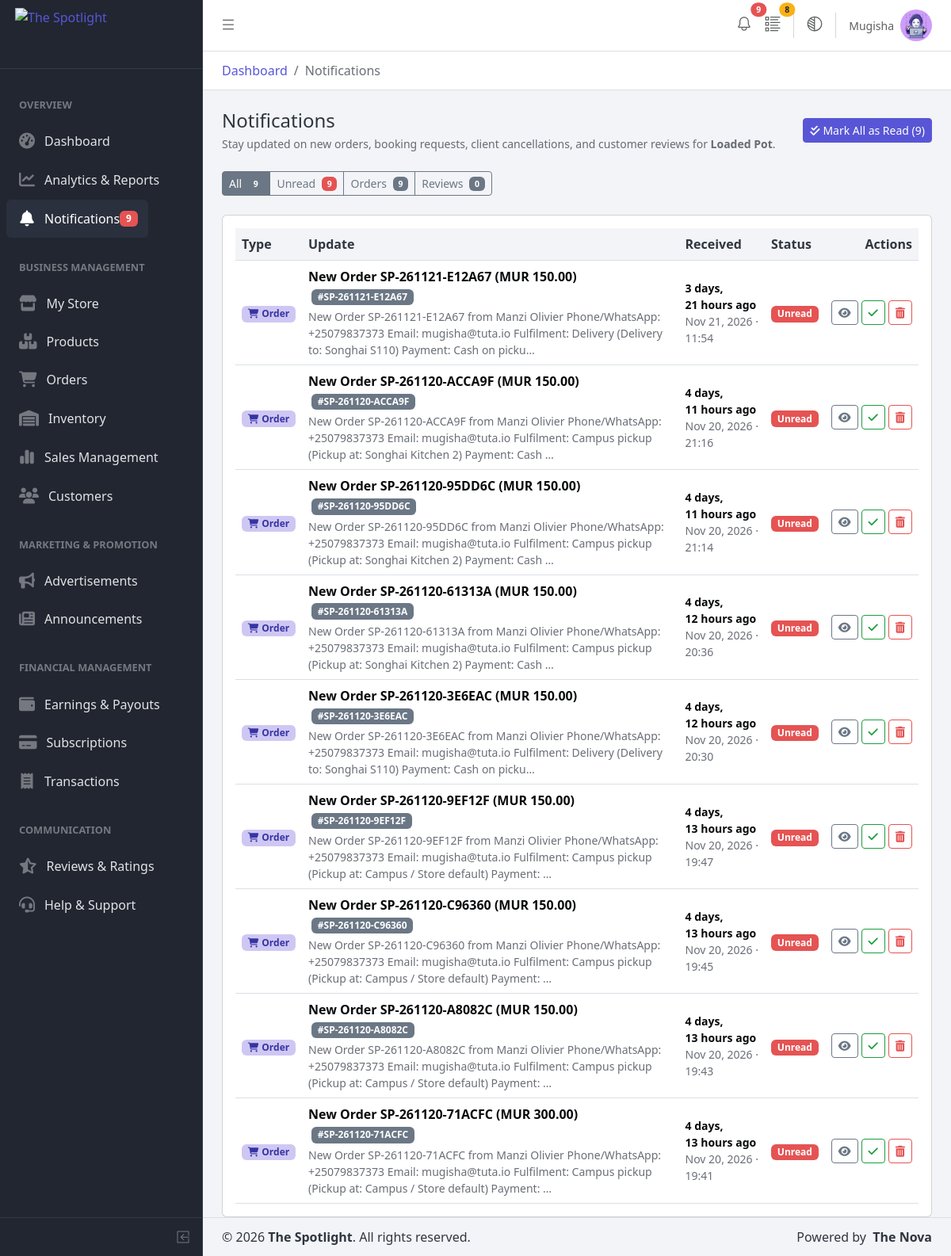
/shopkeeper/notifications/ (signed in), run on an earlier commit of the app's database.
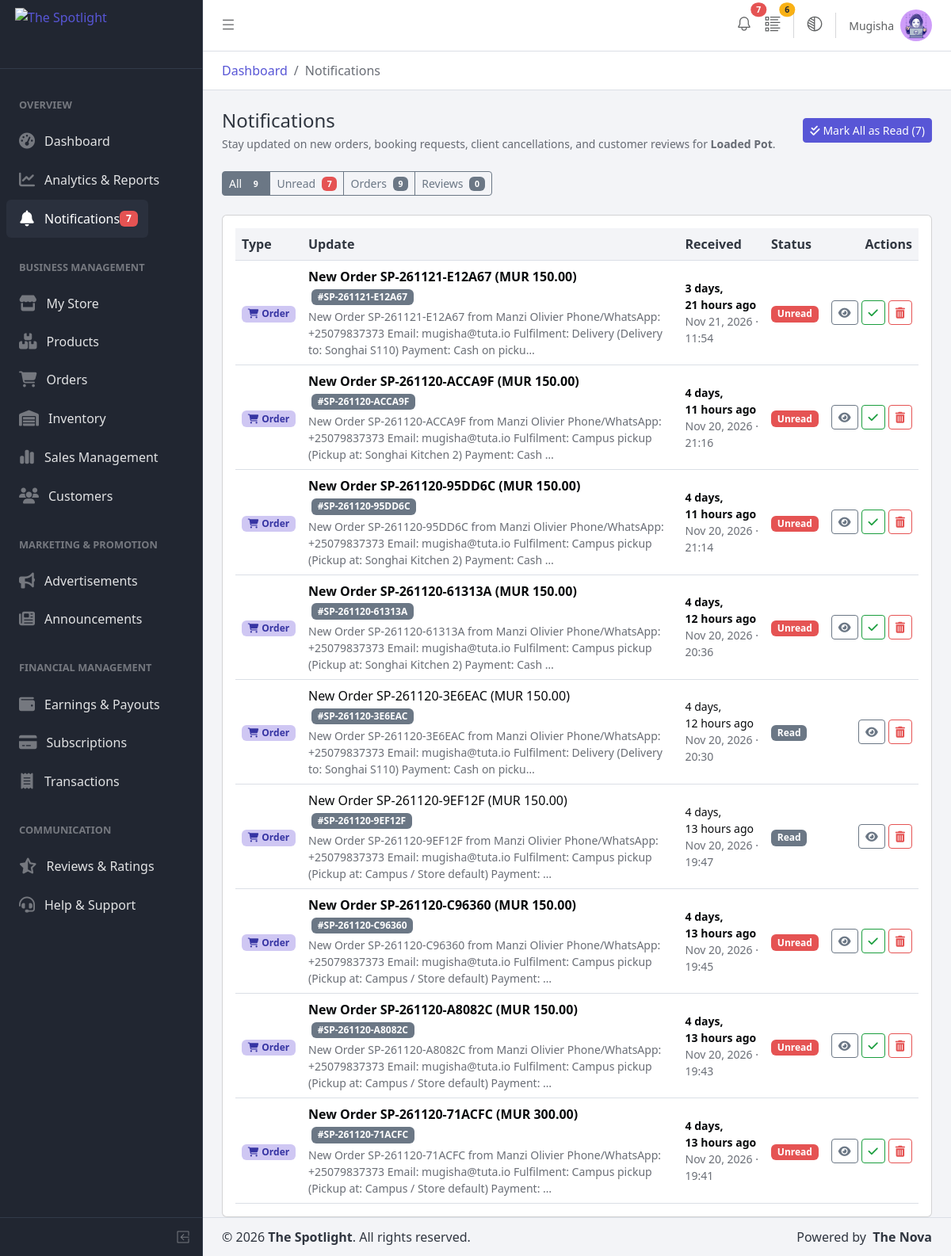
And on a later commit of the database.
### transactions/models.py (models this page shows, shortened)
class VendorNotification(models.Model):
    store = models.ForeignKey(
        "stores.Store", on_delete=models.CASCADE, related_name="notifications"
    )
    order = models.ForeignKey(
        Order, on_delete=models.CASCADE, related_name="notifications", null=True, blank=True
    )
    title = models.CharField(max_length=200)
    message = models.TextField()
    is_read = models.BooleanField(default=False)
    created_at = models.DateTimeField(auto_now_add=True)
    class Meta:
        ordering = ["-created_at"]

class Order(models.Model):
    if TYPE_CHECKING:
        customer_id: int | None
        store_id: int
        items: models.Manager["OrderItem"]
        def get_status_display(self) -> str: ...
    class Status(models.TextChoices):
        PENDING = "pending", "Pending (awaiting vendor)"
        CONFIRMED = "confirmed", "Confirmed"
        PREPARING = "preparing", "Preparing"
        READY = "ready", "Ready for pickup / delivery"
        COMPLETED = "completed", "Completed"
        CANCELLED = "cancelled", "Cancelled"
        REJECTED = "rejected", "Rejected by vendor"
    class Fulfilment(models.TextChoices):
        PICKUP = "pickup", "Campus pickup"
        DELIVERY = "delivery", "Delivery"
    class PaymentMethod(models.TextChoices):
        CASH = "cash", "Cash on pickup / delivery"
        MOBILE_MONEY = "mobile_money", "Mobile money"
        CARD = "card", "Card / gateway"
    class PaymentStatus(models.TextChoices):
        UNPAID = "unpaid", "Unpaid"
        PAID = "paid", "Paid"
        REFUNDED = "refunded", "Refunded"
    TRANSITIONS = {
        Status.PENDING: [Status.CONFIRMED, Status.REJECTED, Status.CANCELLED],
        Status.CONFIRMED: [Status.PREPARING, Status.READY, Status.CANCELLED],
        Status.PREPARING: [Status.READY, Status.CANCELLED],
        Status.READY: [Status.COMPLETED, Status.CANCELLED],
        Status.COMPLETED: [],
        Status.CANCELLED: [],
        Status.REJECTED: [],
    }
    TERMINAL_STATUSES = [Status.COMPLETED, Status.CANCELLED, Status.REJECTED]
    RELEASES_STOCK = [Status.CANCELLED, Status.REJECTED]
    CUSTOMER_CANCELLABLE = [Status.PENDING]
    order_number = models.CharField(
        max_length=20, unique=True, editable=False, default=generate_order_number
    )
    checkout_reference = models.UUIDField(
        db_index=True,
        default=uuid.uuid4,
        help_text="Shared by all orders created in the same checkout.",
    )
    customer = models.ForeignKey(
        settings.AUTH_USER_MODEL,
        on_delete=models.SET_NULL,
        null=True,
        blank=True,
        related_name="orders",
    )
    store = models.ForeignKey(
        "stores.Store", on_delete=models.PROTECT, related_name="orders"
    )
    customer_name = models.CharField(max_length=150, blank=True, default="")
    customer_phone = models.CharField(max_length=16, blank=True, default="")
    customer_email = models.EmailField(blank=True, default="")
    fulfilment_method = models.CharField(
        max_length=10, choices=Fulfilment.choices, default=Fulfilment.PICKUP
    )
    pickup_location = models.CharField(max_length=150, blank=True, default="")
    delivery_address = models.CharField(max_length=255, blank=True, default="")
    status = models.CharField(
        max_length=10, choices=Status.choices, default=Status.PENDING, db_index=True
    )
    customer_note = models.TextField(blank=True, default="")
    vendor_note = models.TextField(blank=True, default="")
    cancel_reason = models.CharField(max_length=255, blank=True, default="")
    payment_method = models.CharField(
        max_length=15, choices=PaymentMethod.choices, default=PaymentMethod.CASH
    )
    payment_status = models.CharField(
        max_length=10, choices=PaymentStatus.choices, default=PaymentStatus.UNPAID
    )
    payment_reference = models.CharField(max_length=100, blank=True, default="")
    subtotal = models.DecimalField(max_digits=10, decimal_places=2, default=ZERO)
    discount_total = models.DecimalField(max_digits=10, decimal_places=2, default=ZERO)
    coupon_code = models.CharField(
        max_length=40, blank=True, default=""
    )  # used by advertising app
    delivery_fee = models.DecimalField(max_digits=10, decimal_places=2, default=ZERO)
    total = models.DecimalField(max_digits=10, decimal_places=2, default=ZERO)
    created_at = models.DateTimeField(auto_now_add=True)
    updated_at = models.DateTimeField(auto_now=True)
    confirmed_at = models.DateTimeField(null=True, blank=True)
    completed_at = models.DateTimeField(null=True, blank=True)
    cancelled_at = models.DateTimeField(null=True, blank=True)
    objects: OrderManager = OrderManager()
    class Meta:
        ordering = ["-created_at"]
        constraints = [
            models.CheckConstraint(
                condition=Q(total__gte=0), name="order_total_non_negative"
            )
        ]
        indexes = [
            models.Index(fields=["customer", "-created_at"]),
            models.Index(fields=["store", "status"]),
        ]

### shopkeeper/views.py (the view)
# urls.py: path("notifications/", views.notifications_list, name="notifications"),
@login_required
def notifications_list(request):
    store, redirect_response = _get_vendor_store(request)
    if redirect_response:
        return redirect_response
    category = request.GET.get("category", "all").strip().lower()
    base_qs = VendorNotification.objects.filter(store=store).select_related("order")
    counts = base_qs.aggregate(
        all=Count("id"),
        unread=Count("id", filter=Q(is_read=False)),
        orders=Count(
            "id",
            filter=Q(order__isnull=False) | Q(title__icontains="order"),
        ),
        bookings=Count("id", filter=Q(title__icontains="booking")),
        reviews=Count("id", filter=Q(title__icontains="review")),
    )
    notifications = base_qs.order_by("-created_at")
    if category == "unread":
        notifications = notifications.filter(is_read=False)
    elif category == "orders":
        notifications = notifications.filter(
            Q(order__isnull=False) | Q(title__icontains="order")
        )
    elif category == "bookings":
        notifications = notifications.filter(title__icontains="booking")
    elif category == "reviews":
        notifications = notifications.filter(title__icontains="review")
    context = {
        "store": store,
        "page_title": "Notifications",
        "notifications": notifications[:500],
        "category_filter": category,
        "counts": {
            "all": counts["all"] or 0,
            "unread": counts["unread"] or 0,
            "orders": counts["orders"] or 0,
            "bookings": counts["bookings"] or 0,
            "reviews": counts["reviews"] or 0,
        },
    }
    return render(request, "shopkeeper/notifications.html", context)

### operations/context_processors.py (called while the page is built, shortened)
def operations_sidebar_counts(request):
    if not request.path.startswith("/portal/") or not getattr(request.user, "is_staff", False):
        return {}

### shopkeeper/context_processors.py (called while the page is built, shortened)
def _resolve_business_mode(store):
    if not store:
        return "product"
    bt = getattr(store, "business_type", None)
    if bt is None:
        return "product"
    st = bt.get("store_type") if isinstance(bt, dict) else getattr(bt, "store_type", None)
    if st is None:
        return "product"
    raw_value = ""
    if isinstance(st, str):
        raw_value = st.lower()
    if any(k in raw_value for k in ("service", "booking", "salon", "barber", "appointment", "tutor", "consult")):
        return "service"
    if any(k in raw_value for k in ("both", "hybrid")):
        return "both"
    return "product"

### transactions/context_processors.py (called while the page is built)
def cart_count(request):
    if request.user.is_authenticated:
        total = (
            CartItem.objects.filter(cart__customer=request.user)
            .aggregate(total=Sum("quantity"))
            .get("total")
            or 0
        )
        return {"cart_item_count": total}
    return {"cart_item_count": 0}

### templates/shopkeeper/notifications.html (shortened to what the changed rows need)
{% extends "shopkeeper/base.html" %}
{% block content %}
<div class="d-flex flex-wrap justify-content-between align-items-center gap-3 mb-4">
  <div class="d-flex align-items-center gap-2">
    {% if counts.unread > 0 %}
      <form method="post" action="{% url 'shopkeeper:notification_mark_all_read' %}" class="m-0">
        <button type="submit" class="btn btn-sm btn-primary">
          <i class="fa-solid fa-check-double me-1"></i>Mark All as Read ({{ counts.unread }})
        </button>
      </form>
    {% endif %}
  </div>
</div>
<div class="btn-group btn-group-sm mb-4" role="group" aria-label="Notification categories">
  <a href="{% url 'shopkeeper:notifications' %}?category=unread" class="btn btn-outline-secondary {% if category_filter == 'unread' %}active{% endif %}">
    Unread
    {% if counts.unread %}
      <span class="badge bg-danger ms-1">{{ counts.unread }}</span>
    {% endif %}
  </a>
</div>
<div class="card">
  <div class="card-body">
    <div class="table-responsive">
      <table
        id="notificationsTable"
        class="table table-hover align-middle mb-0 datatable w-100"
        data-empty-text="No notifications in this category yet."
      >
        <thead class="bg-body-tertiary">
          <tr>
            <th>Type</th>
            <th>Update</th>
            <th>Received</th>
            <th>Status</th>
            <th class="text-end no-sort">Actions</th>
          </tr>
        </thead>
        <tbody>
          {% for notif in notifications %}
            {% with title_lower=notif.title|lower %}
              <tr
                class="notif-row {% if not notif.is_read %}fw-semibold{% endif %}"
                data-detail-modal="#notifModal-{{ notif.pk }}"
                role="button"
                tabindex="0"
              >
                <td>
                  {% if notif.order_id or 'order' in title_lower %}
                    <span class="badge bg-primary-subtle text-primary-emphasis">
                      <i class="fa-solid fa-cart-shopping me-1"></i>Order
                    </span>
                  {% elif 'booking' in title_lower %}
                    <span class="badge bg-info-subtle text-info-emphasis">
                      <i class="fa-solid fa-calendar-check me-1"></i>Booking
                    </span>
                  {% elif 'review' in title_lower %}
                    <span class="badge bg-warning-subtle text-warning-emphasis">
                      <i class="fa-solid fa-star me-1"></i>Review
                    </span>
                  {% else %}
                    <span class="badge bg-secondary-subtle text-secondary-emphasis">
                      <i class="fa-solid fa-bell me-1"></i>Store
                    </span>
                  {% endif %}
                </td>
                <td>
                  <div>
                    <a
                      href="#notifModal-{{ notif.pk }}"
                      class="text-decoration-none text-reset"
                      data-coreui-toggle="modal"
                      data-coreui-target="#notifModal-{{ notif.pk }}"
                    >
                      {{ notif.title }}
                    </a>
                    {% if notif.order %}
                      <span class="badge bg-secondary ms-1">#{{ notif.order.order_number }}</span>
                    {% endif %}
                  </div>
                  <div class="small text-body-secondary fw-normal mt-1">
                    {{ notif.message|truncatechars:170 }}
                  </div>
                </td>
                <td data-order="{{ notif.created_at|date:'U' }}">
                  <div class="small">{{ notif.created_at|timesince }} ago</div>
                  <div class="small text-body-secondary fw-normal">{{ notif.created_at|date:"M d, Y · H:i" }}</div>
                </td>
                <td data-order="{% if notif.is_read %}1{% else %}0{% endif %}">
                  {% if notif.is_read %}
                    <span class="badge bg-secondary">Read</span>
                  {% else %}
                    <span class="badge bg-danger">Unread</span>
                  {% endif %}
                </td>
                <td class="text-end row-actions">
                  <div class="d-inline-flex align-items-center gap-1">
                    <button
                      type="button"
                      class="btn btn-sm btn-outline-secondary"
                      data-coreui-toggle="modal"
                      data-coreui-target="#notifModal-{{ notif.pk }}"
                      title="View Details"
                    >
                      <i class="fa-solid fa-eye"></i>
                    </button>
                    {% if not notif.is_read %}
                      <form method="post" action="{% url 'shopkeeper:notification_mark_read' notif.pk %}" class="d-inline">
                        <button type="submit" class="btn btn-sm btn-outline-success" title="Mark as Read">
                          <i class="fa-solid fa-check"></i>
                        </button>
                      </form>
                    {% endif %}
                    <form method="post" action="{% url 'shopkeeper:notification_delete' notif.pk %}" class="d-inline">
                      <button type="submit" class="btn btn-sm btn-outline-danger" title="Delete">
                        <i class="fa-solid fa-trash-can"></i>
                      </button>
                    </form>
                  </div>
                </td>
              </tr>
            {% endwith %}
          {% endfor %}
        </tbody>
      </table>
    </div>
  </div>
</div>
{% endblock %}

### templates/shopkeeper/base.html (shortened to what the changed rows need)
{% load static %}
<!DOCTYPE html>
<html lang="en">
  <head>
    <link rel="stylesheet" href="{% static 'shopkeeper/vendors/simplebar/css/simplebar.css' %}">
    <link rel="stylesheet" href="{% static 'shopkeeper/css/vendors/simplebar.css' %}">
    <link
      rel="stylesheet"
      href="https://cdnjs.cloudflare.com/ajax/libs/font-awesome/6.7.2/css/all.min.css"
    />
<link rel="stylesheet" href="https://cdn.datatables.net/2.1.8/css/dataTables.bootstrap5.min.css">
    <link href="{% static 'shopkeeper/css/style.css' %}" rel="stylesheet">
  </head>
  <body>
    {% with current_url=request.resolver_match.url_name %}
    <div class="sidebar sidebar-dark sidebar-fixed border-end" id="sidebar">
      <ul class="sidebar-nav" data-coreui="navigation" data-simplebar>
        <li class="nav-item">
          <a class="nav-link {% if current_url == 'notifications' %}active{% endif %}" href="{% url 'shopkeeper:notifications' %}">
            <i class="nav-icon fa-solid fa-bell"></i>
            Notifications
            {% if unread_notifications_count %}
              <span class="badge bg-danger ms-auto">{{ unread_notifications_count }}</span>
            {% endif %}
          </a>
        </li>
      </ul>
    </div>
    {% endwith %}
    <div class="wrapper d-flex flex-column min-vh-100">
      <header class="header header-sticky p-0 mb-4">
        <div class="container-fluid border-bottom px-4">
          <ul class="header-nav ms-auto">
            <li class="nav-item dropdown">
              <a class="nav-link position-relative" data-coreui-toggle="dropdown" href="#" role="button" aria-haspopup="true" aria-expanded="false" aria-label="Notifications">
                {% if unread_notifications_count %}
                  <span class="position-absolute top-0 start-100 translate-middle badge rounded-pill bg-danger" style="font-size: 0.65rem;">
                    {{ unread_notifications_count }}
                  </span>
                {% endif %}
              </a>
            </li>
            {% if is_product_business %}
              <li class="nav-item">
                <a class="nav-link position-relative" href="{% url 'shopkeeper:order_pending' %}" title="Pending Orders">
                  {% if pending_orders_count %}
                    <span class="position-absolute top-0 start-100 translate-middle badge rounded-pill bg-warning text-dark" style="font-size: 0.65rem;">
                      {{ pending_orders_count }}
                    </span>
                  {% endif %}
                </a>
              </li>
            {% endif %}
          </ul>
        </div>
      </header>
      <div class="body flex-grow-1">
        <div class="container-lg px-4">
          {% block content %}
          {% endblock %}
        </div>
      </div>
    </div>
  </body>
</html>

What changed in the data, as far as the page shows it:
changed VendorNotification "New Order SP-261120-3E6EAC (MUR 150.00)": is_read "Unread" → "Read"
changed VendorNotification "New Order SP-261120-9EF12F (MUR 150.00)": is_read "Unread" → "Read"
Also different on the page:
{{ unread_notifications_count }}: "9" → "7"
{{ pending_orders_count }}: "8" → "6"
{{ counts.unread }}: "9" → "7"
